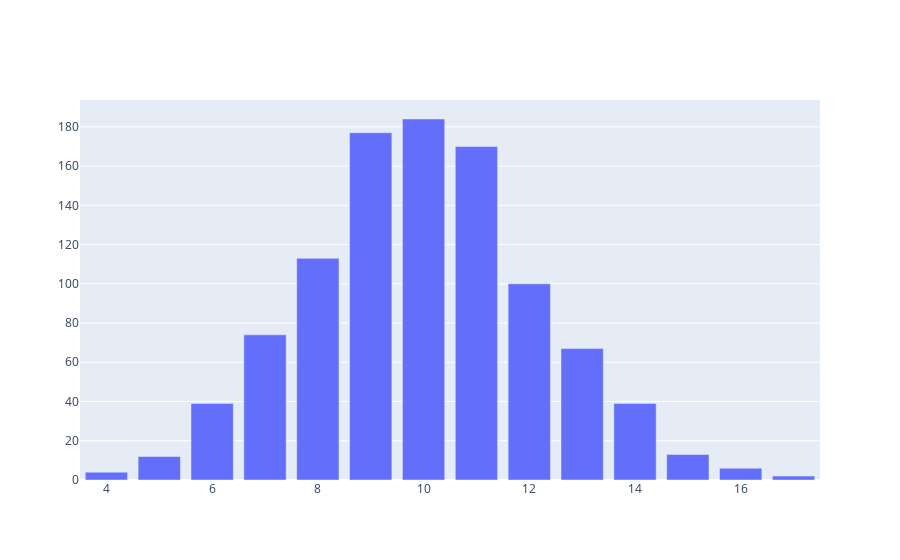

Notebook source saved alongside this figure:
### Code cell
# Derived Probability (Bernouli's distribution)
results = pd.Series([np.sum(toss_coin(20) == 'Heads') for _ in range(1000)])
fig = pg.Figure([pg.Bar(x=results.value_counts().keys(),
                        y=results.value_counts().values)])
fig.show()

### Figure 1 — Plotly figure (JSON) as saved in the notebook; plotly's stock layout.template omitted (floating-point values rounded to 4 significant figures)
{"data": [{"type": "bar", "x": [10, 9, 11, 8, 12, 7, 13, 6, 14, 15, 5, 16, 4, 17], "y": [184, 177, 170, 113, 100, 74, 67, 39, 39, 13, 12, 6, 4, 2]}], "layout": {}}
